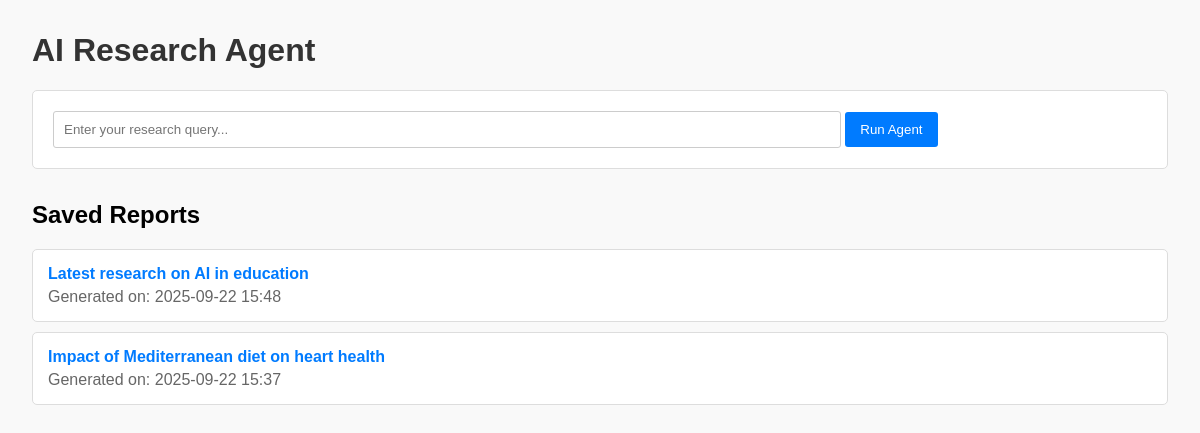
Before: / with the older database file.
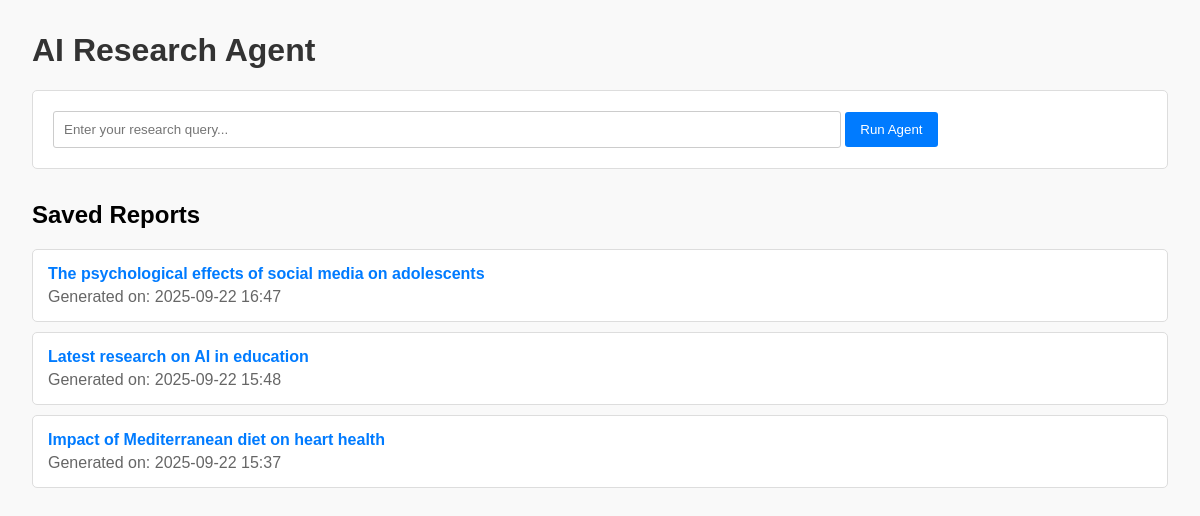
After: the same page with the newer database file.
### app.py (models this page shows)
class Report(Base):
    __tablename__ = "reports"
    id = Column(Integer, primary_key=True, index=True)
    query = Column(String, index=True)
    report_content = Column(Text)
    sources = Column(Text)
    timestamp = Column(DateTime, default=datetime.utcnow)

### app.py (the view)
@app.route("/")
def index():
    db = SessionLocal()
    reports = db.query(Report).order_by(Report.timestamp.desc()).all()
    db.close()
    return render_template("index.html", reports=reports)

### templates/index.html (shortened to what this page needs)
<!DOCTYPE html>
<html lang="en">
<head>
</head>
<body>
    <h1>AI Research Agent</h1>
    <div class="form-container">
        <form action="/run" method="post">
            <input type="text" name="query" placeholder="Enter your research query..." required>
            <button type="submit">Run Agent</button>
        </form>
    </div>
    <h2>Saved Reports</h2>
    <ul class="report-list">
        {% for report in reports %}
        <li class="report-item">
            <a href="{{ url_for('report', report_id=report.id) }}">{{ report.query }}</a>
            <p>Generated on: {{ report.timestamp.strftime('%Y-%m-%d %H:%M') }}</p>
        </li>
        {% else %}
        <li>No reports found. Run a new query to generate one.</li>
        {% endfor %}
    </ul>
</body>
</html>

### templates/index.html (style rules this page uses)
body { font-family: sans-serif; margin: 2em; background-color: #f9f9f9; }
h1 { color: #333; }
.form-container { background-color: #fff; padding: 20px; border: 1px solid #ddd; border-radius: 5px; margin-bottom: 2em; }
input[type="text"] { width: 70%; padding: 10px; border: 1px solid #ccc; border-radius: 3px; }
button { padding: 10px 15px; background-color: #007bff; color: white; border: none; border-radius: 3px; cursor: pointer; }
.report-list { list-style: none; padding: 0; }
.report-item { background-color: #fff; border: 1px solid #ddd; border-radius: 5px; margin-bottom: 10px; padding: 15px; }
.report-item a { text-decoration: none; color: #007bff; font-weight: bold; }
.report-item p { color: #666; margin: 5px 0 0; }

Changed rows visible on the page:
added Report: query "The psychological effects of social media on adolescents", timestamp "2025-09-22 16:47"
